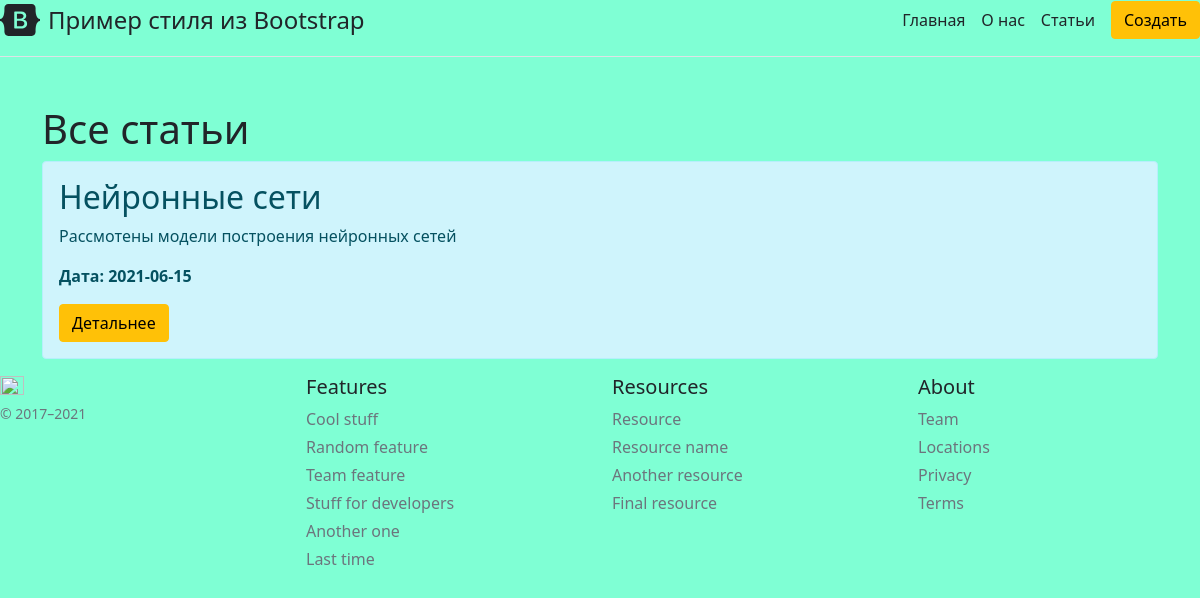
Page /posts on the earlier database version.
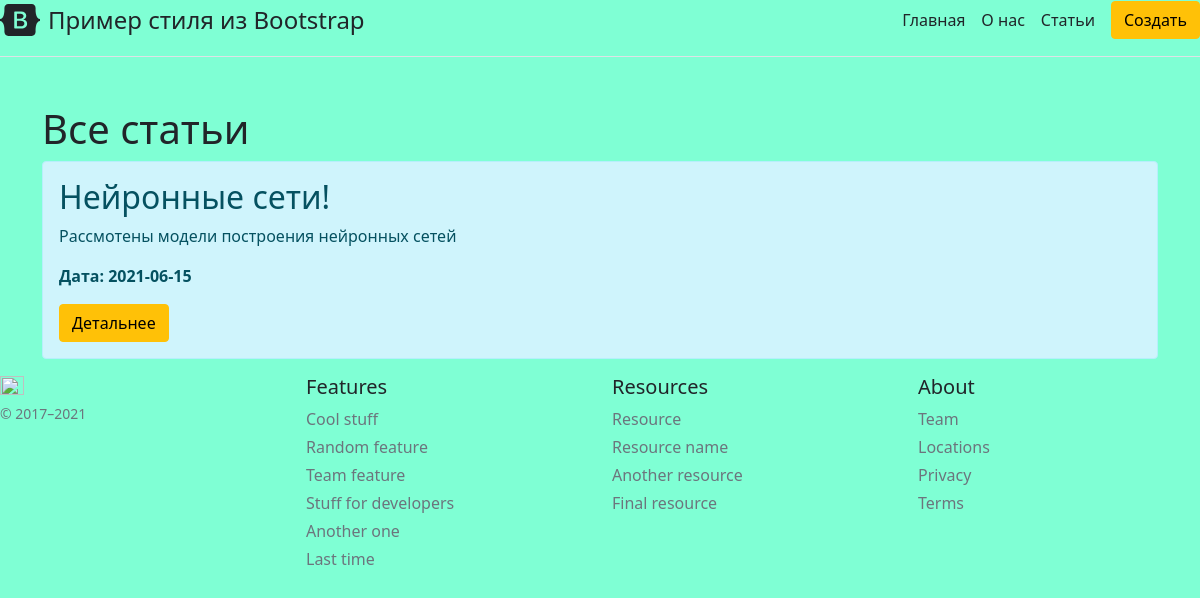
Same page on the later database version.
### app.py (models this page shows, shortened)
class Article(db.Model):
    id = db.Column(db.Integer, primary_key=True)
    title = db.Column(db.String(100), nullable=False)
    intro = db.Column(db.String(300), nullable=False)
    text = db.Column(db.Text, nullable=False)
    date = db.Column(db.DateTime, default=datetime.utcnow)

### app.py (the view)
@app.route('/posts')
def posts():
    articles = Article.query.order_by(Article.date.desc()).all()
    return render_template("posts.html", articles=articles)

### templates/posts.html (shortened to what this page needs)
{% extends 'base.html' %}
{% block body %}
<div class="container mt-5">
    <h1>Все статьи</h1>
    {% if articles|length > 0 %}
        {% for el in articles %}
            <div class="alert alert-info">
                <h2>{{ el.title }}</h2>
                <p>{{ el.intro }}</p>
                <p><b>Дата: {{ el.date.date() }}</b></p>
                <a href="/posts/{{ el.id }}" class="btn btn-warning">Детальнее</a>
            </div>
        {% endfor %}
    {% else %}
        <p>В базе нет ни одной стать...</p>
    {% endif %}
</div>
{% endblock %}

Differences in the rows shown:
changed Article "Рассмотены модели построения нейронных сетей": title "Нейронные сети" → "Нейронные сети!"
